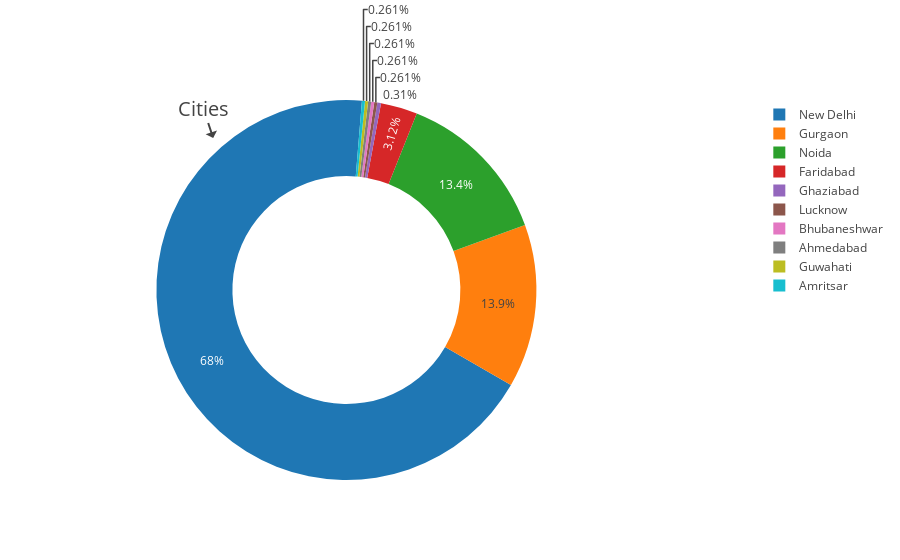

This figure's notebook cell:
### Code cell
#pie chart showing the top 10 cities where the maximum number of restaurants are registered on Zomato

res_India = df_restaurant[df_restaurant.Country == 'India']
labels1 = list(res_India.City.value_counts().index)
values1 = list(res_India.City.value_counts().values)
labels1 = labels1[:10]
values1 = values1[:10]
fig = {
    "data":[
        {
            "labels" : labels1,
            "values" : values1,
            "hoverinfo" : 'label+percent',
            "domain": {"x": [0, .8]},
            "hole" : 0.6,
            "type" : "pie",
            "rotation":120,
        },
    ],
    "layout": {
        "title" : "",
        "annotations": [
            {
                "font": {"size":20},
                "showarrow": True,
                "text": "Cities",
                "x":0.2,
                "y":0.9,
            },
        ]
    }
}
iplot(fig)

### Figure 1 — Plotly figure (JSON) as saved in the notebook; plotly's stock layout.template omitted (floating-point values rounded to 4 significant figures)
{"data": [{"domain": {"x": [0, 0.8]}, "hole": 0.6, "hoverinfo": "label+percent", "labels": ["New Delhi", "Gurgaon", "Noida", "Faridabad", "Ghaziabad", "Lucknow", "Bhubaneshwar", "Ahmedabad", "Guwahati", "Amritsar"], "rotation": 120, "type": "pie", "uid": "4d7162e3-c3f0-41bd-b162-a5c198dc7b76", "values": [5473, 1118, 1080, 251, 25, 21, 21, 21, 21, 21]}], "layout": {"annotations": [{"font": {"size": 20}, "showarrow": true, "text": "Cities", "x": 0.2, "y": 0.9}], "title": {"text": ""}}}
